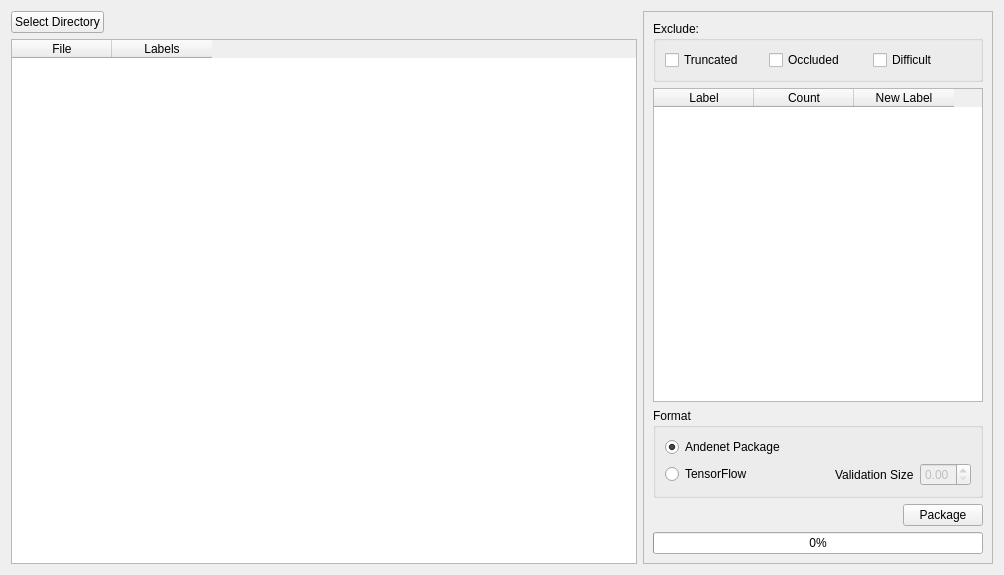
<?xml version="1.0" encoding="UTF-8"?>
<ui version="4.0">
 <class>Form</class>
 <widget class="QWidget" name="Form">
  <property name="geometry">
   <rect>
    <x>0</x>
    <y>0</y>
    <width>1004</width>
    <height>575</height>
   </rect>
  </property>
  <property name="windowTitle">
   <string>Form</string>
  </property>
  <layout class="QGridLayout" name="gridLayout_2">
   <item row="0" column="0">
    <layout class="QHBoxLayout" name="horizontalLayout">
     <item>
      <widget class="QPushButton" name="pushButtonSelectDirectory">
       <property name="text">
        <string>Select Directory</string>
       </property>
      </widget>
     </item>
     <item>
      <spacer name="horizontalSpacer">
       <property name="orientation">
        <enum>Qt::Horizontal</enum>
       </property>
       <property name="sizeHint" stdset="0">
        <size>
         <width>40</width>
         <height>20</height>
        </size>
       </property>
      </spacer>
     </item>
    </layout>
   </item>
   <item row="1" column="0">
    <widget class="QTableWidget" name="tableWidgetFiles">
     <column>
      <property name="text">
       <string>File</string>
      </property>
     </column>
     <column>
      <property name="text">
       <string>Labels</string>
      </property>
     </column>
    </widget>
   </item>
   <item row="0" column="1" rowspan="2">
    <widget class="QFrame" name="frame">
     <property name="maximumSize">
      <size>
       <width>350</width>
       <height>16777215</height>
      </size>
     </property>
     <property name="frameShape">
      <enum>QFrame::StyledPanel</enum>
     </property>
     <property name="frameShadow">
      <enum>QFrame::Raised</enum>
     </property>
     <layout class="QGridLayout" name="gridLayout">
      <item row="2" column="0">
       <widget class="QGroupBox" name="groupBox_2">
        <property name="title">
         <string>Format</string>
        </property>
        <layout class="QGridLayout" name="gridLayout_3">
         <item row="1" column="0">
          <widget class="QRadioButton" name="radioButtonTensorFlow">
           <property name="text">
            <string>TensorFlow</string>
           </property>
           <property name="checked">
            <bool>false</bool>
           </property>
          </widget>
         </item>
         <item row="1" column="1">
          <spacer name="horizontalSpacer_2">
           <property name="orientation">
            <enum>Qt::Horizontal</enum>
           </property>
           <property name="sizeHint" stdset="0">
            <size>
             <width>216</width>
             <height>20</height>
            </size>
           </property>
          </spacer>
         </item>
         <item row="1" column="2">
          <widget class="QLabel" name="label">
           <property name="text">
            <string>Validation Size</string>
           </property>
          </widget>
         </item>
         <item row="1" column="3">
          <widget class="QDoubleSpinBox" name="doubleSpinBoxValidation">
           <property name="enabled">
            <bool>false</bool>
           </property>
           <property name="minimum">
            <double>0.000000000000000</double>
           </property>
           <property name="maximum">
            <double>0.300000000000000</double>
           </property>
           <property name="singleStep">
            <double>0.050000000000000</double>
           </property>
          </widget>
         </item>
         <item row="0" column="0" colspan="4">
          <widget class="QRadioButton" name="radioButtonAndenet">
           <property name="text">
            <string>Andenet Package</string>
           </property>
           <property name="checked">
            <bool>true</bool>
           </property>
          </widget>
         </item>
        </layout>
       </widget>
      </item>
      <item row="1" column="0">
       <widget class="QTableWidget" name="tableWidgetRemap">
        <property name="maximumSize">
         <size>
          <width>16777215</width>
          <height>16777215</height>
         </size>
        </property>
        <column>
         <property name="text">
          <string>Label</string>
         </property>
        </column>
        <column>
         <property name="text">
          <string>Count</string>
         </property>
        </column>
        <column>
         <property name="text">
          <string>New Label</string>
         </property>
        </column>
       </widget>
      </item>
      <item row="4" column="0">
       <widget class="QProgressBar" name="progressBar">
        <property name="value">
         <number>0</number>
        </property>
       </widget>
      </item>
      <item row="3" column="0">
       <layout class="QHBoxLayout" name="horizontalLayout_4">
        <item>
         <spacer name="horizontalSpacer_3">
          <property name="orientation">
           <enum>Qt::Horizontal</enum>
          </property>
          <property name="sizeHint" stdset="0">
           <size>
            <width>40</width>
            <height>20</height>
           </size>
          </property>
         </spacer>
        </item>
        <item>
         <widget class="QPushButton" name="pushButtonPackage">
          <property name="text">
           <string>Package</string>
          </property>
         </widget>
        </item>
       </layout>
      </item>
      <item row="0" column="0">
       <widget class="QGroupBox" name="groupBox">
        <property name="title">
         <string>Exclude:</string>
        </property>
        <layout class="QHBoxLayout" name="horizontalLayout_2">
         <item>
          <widget class="QCheckBox" name="checkBoxTruncated">
           <property name="text">
            <string>Truncated</string>
           </property>
          </widget>
         </item>
         <item>
          <widget class="QCheckBox" name="checkBoxOccluded">
           <property name="text">
            <string>Occluded</string>
           </property>
          </widget>
         </item>
         <item>
          <widget class="QCheckBox" name="checkBoxDifficult">
           <property name="text">
            <string>Difficult</string>
           </property>
          </widget>
         </item>
        </layout>
       </widget>
      </item>
     </layout>
    </widget>
   </item>
  </layout>
 </widget>
 <resources/>
 <connections/>
</ui>
